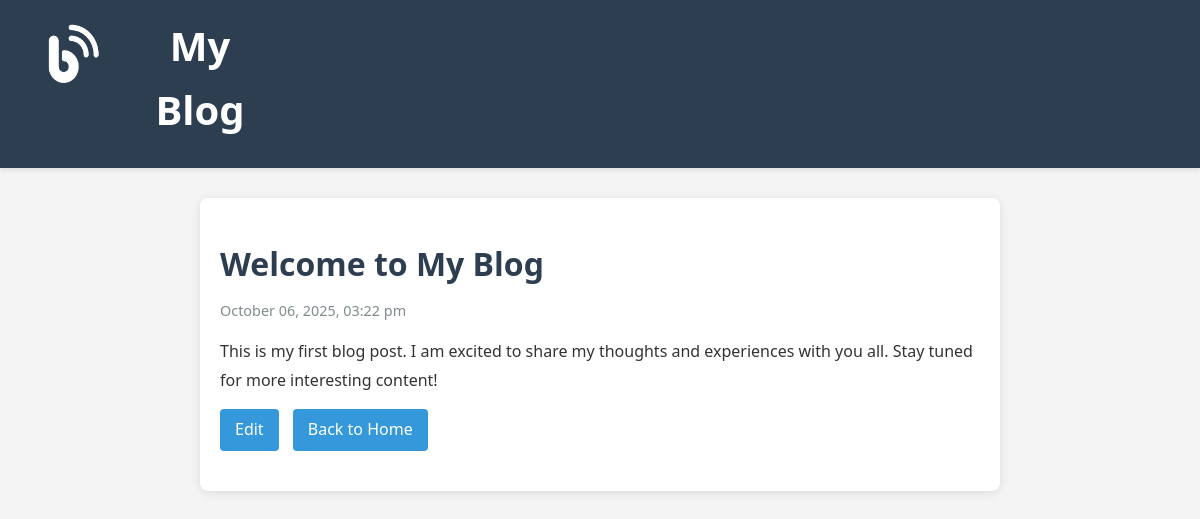
The page /post.php?id=1 on the database its author committed.
### tables this page shows
CREATE TABLE `posts` (
  `id` int(11) NOT NULL,
  `title` varchar(255) NOT NULL,
  `content` text NOT NULL,
  `timestamp` timestamp NOT NULL DEFAULT current_timestamp() ON UPDATE current_timestamp()
);

### post.php (the view, shortened to what this page needs)
<?php
require('connect.php');
$errors = [];
$title = '';
$content = '';
$post = null;
if (isset($_GET['id'])) {
    if (filter_var($_GET['id'], FILTER_VALIDATE_INT)) {
        $id = (int)$_GET['id'];
        $query = "SELECT id, title, content, timestamp FROM posts WHERE id = :id";
        $statement = $db->prepare($query);
        $statement->bindParam(':id', $id, PDO::PARAM_INT);
        $statement->execute();
        $post = $statement->fetch(PDO::FETCH_ASSOC);
    } else {
        $errors[] = "Invalid post ID.";
    }
}
$isNewPost = !isset($_GET['id']);
?>
<!DOCTYPE html>
<html lang="en">
<head>
    <link rel="stylesheet" href="main.css">
</head>
<body>
    <header class="<?= $isNewPost ? 'nav-head_edit' : 'nav-head' ?>">
        <a href="index.php"><img src="blog_logo.png" alt="logo"></a>
        <h1><a href="index.php">My Blog</a></h1>
    </header>
    <main>
        <?php if ($isNewPost): ?>
            <h2>Create New Post</h2>
            <form action="post.php" method="post" class="post-form">
                <div class="form-group">
                    <label for="title">Title:</label>
                    <input type="text" id="title" name="title" value="<?= htmlspecialchars($title) ?>" required>
                </div>
                <div class="form-group">
                    <label for="content">Content:</label>
                    <textarea id="content" name="content" rows="10" required><?= htmlspecialchars($content) ?></textarea>
                </div>
                <div class="form-actions">
                    <button type="submit">Create Post</button>
                    <a href="index.php" class="cancel-link">Cancel</a>
                </div>
            </form>
        <?php elseif ($post): ?>
            <article class="post-full">
                <h2><?= htmlspecialchars($post['title']) ?></h2>
                <p class="post-date">
                    <?= date('F d, Y, h:i a', strtotime($post['timestamp'])) ?>
                </p>
                <div class="post-content">
                    <?= nl2br(htmlspecialchars($post['content'])) ?>
                </div>
                <div class="post-actions">
                    <a href="edit.php?id=<?= $post['id'] ?>" class="edit-link">Edit</a>
                    <a href="index.php">Back to Home</a>
                </div>
            </article>
        <?php endif; ?>
    </main>
</body>
</html>

### main.css (style rules this page uses)
* { margin: 0; padding: 0; box-sizing: border-box; }
body { font-family: 'Segoe UI', Tahoma, Geneva, Verdana, sans-serif; line-height: 1.6; color: #333; background-color: #f4f4f4; }
.nav-head, .nav-head_edit { background-color: #2c3e50; color: white; padding: 20px; display: flex; text-align: center; box-shadow: 0 2px 5px rgba(0,0,0,0.1); }
.nav-head { margin-top: -6.4px; }
.nav-head h1, .nav-head_edit h1 { margin: 0; font-size: 2.5em; width: 160px; display: flex; align-items: center; margin-bottom: 6px; }
.nav-head h1 a, .nav-head_edit h1 a { color: white; text-decoration: none; }
.nav-head img, .nav-head_edit img { height: 84px; width: 100px; }
main { max-width: 800px; margin: 30px auto; padding: 20px; background-color: white; border-radius: 8px; box-shadow: 0 2px 10px rgba(0,0,0,0.1); }
.post-date { color: #7f8c8d; font-size: 0.9em; margin-bottom: 15px; }
.post-content { margin: 15px 0; line-height: 1.8; }
.post-full { padding: 20px 0; }
.post-full h2 { color: #2c3e50; margin-bottom: 10px; font-size: 2em; }
.post-actions { margin-top: 15px; }
.post-actions a, .new-post-link, .read-more, .edit-link, .cancel-link { display: inline-block; padding: 8px 15px; margin-right: 10px; background-color: #3498db; color: white; text-decoration: none; border-radius: 4px; transition: background-color 0.3s; }

### rows shown on the page
posts: title "Welcome to My Blog", timestamp "October 06, 2025, 03:22 pm", content "This is my first blog post. I am excited to share my thoughts and experiences with you all. Stay tuned for more interesting content!"
